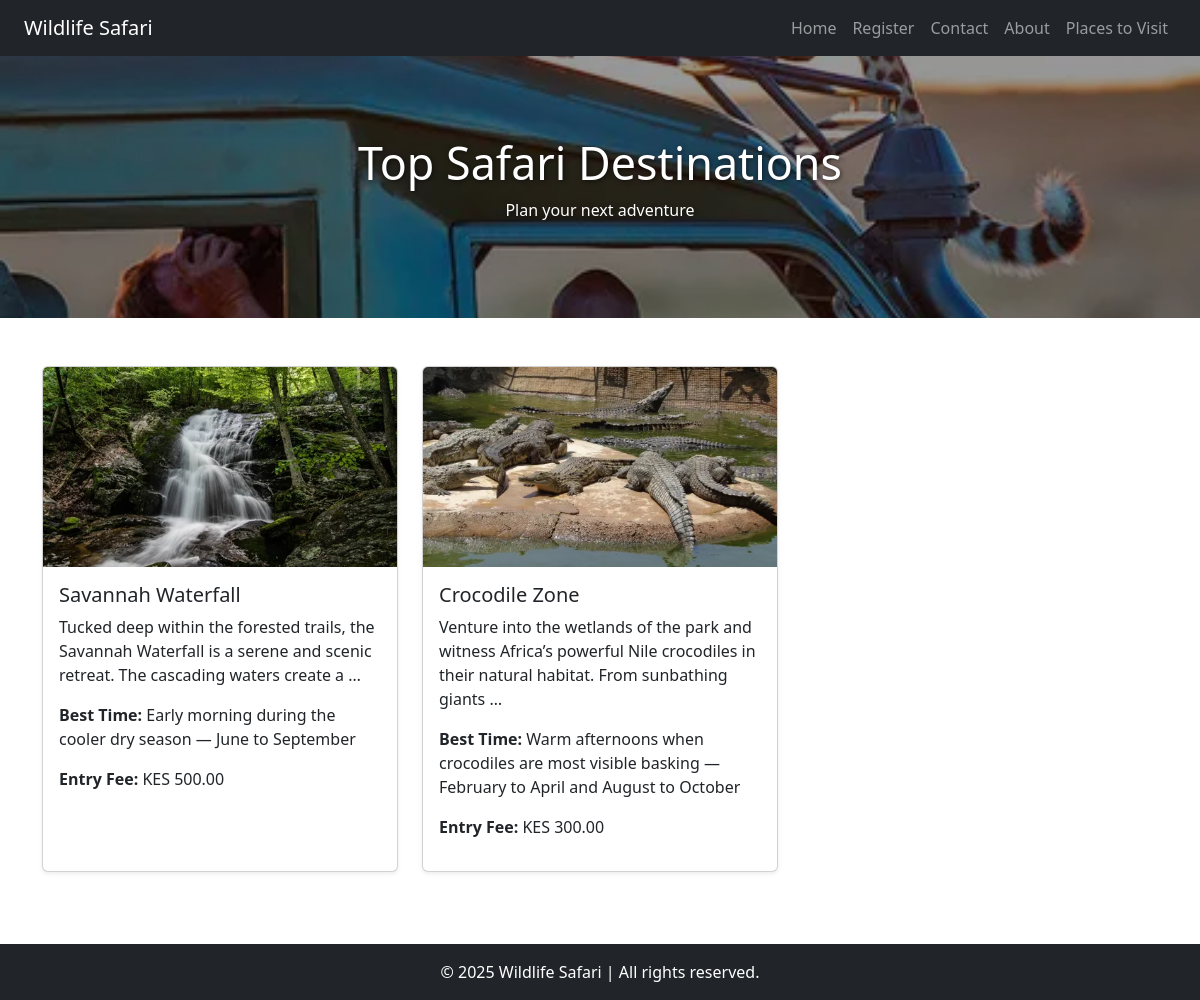
The app's page /places-to-visit/, older data.
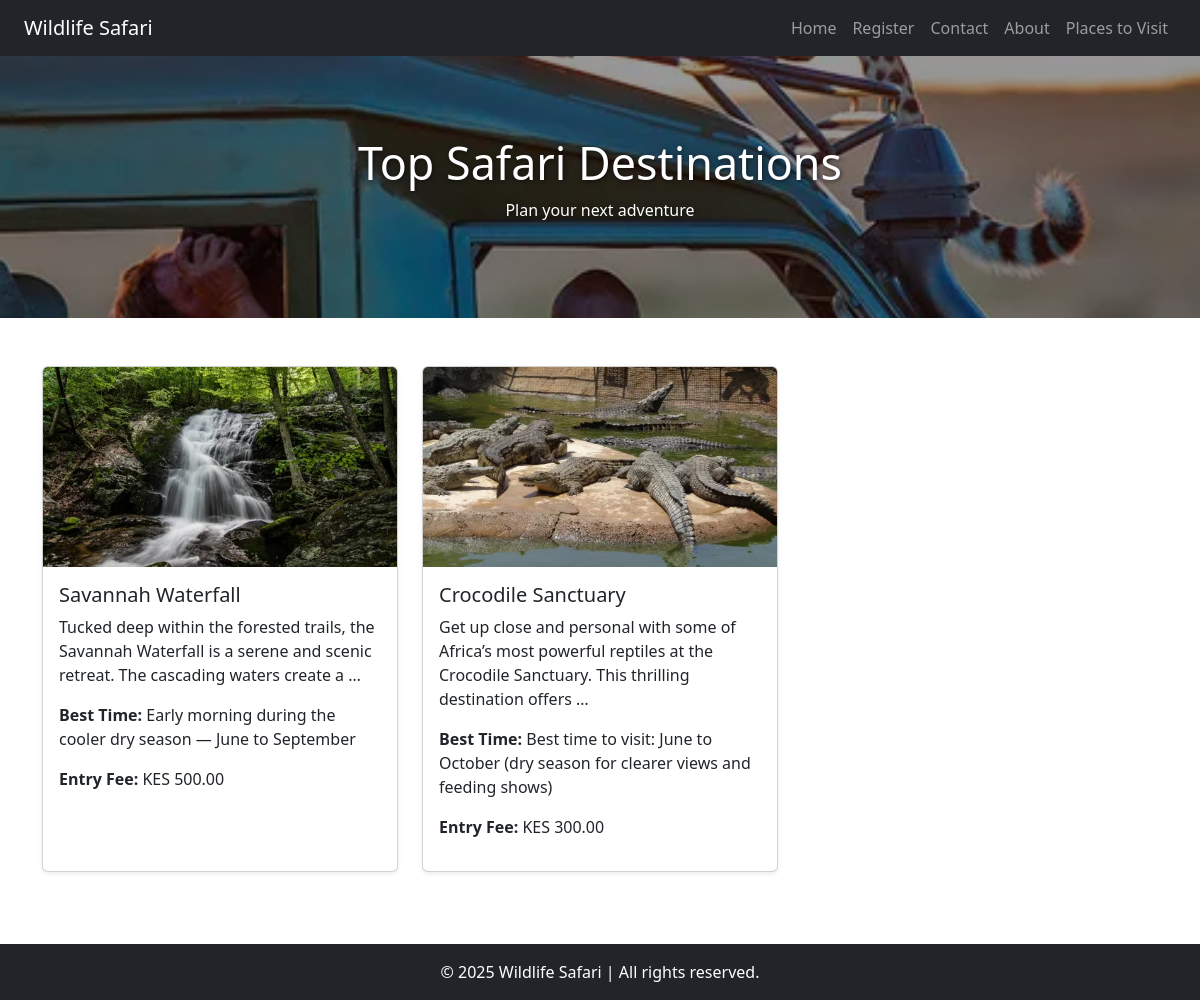
The same page, newer data.
### wildlife_safari_app/models.py (models this page shows, shortened)
class Place(models.Model):
    name = models.CharField(max_length=100)
    description = models.TextField()
    best_time_to_visit = models.CharField(max_length=100)
    entry_fee = models.DecimalField(max_digits=8, decimal_places=2, null=True, blank=True)
    image = models.ImageField(upload_to='places/', default='default.jpg')
    created_at = models.DateTimeField(auto_now_add=True)

### wildlife_safari_app/views.py (the view)
# urls.py: path('places-to-visit/', views.places_view, name='places'),
def places_view(request):
    places = Place.objects.all()
    return render(request, 'places_to_visit.html', {'places': places})

### wildlife_safari_app/templates/places_to_visit.html (shortened to what this page needs)
{% load static %}
<!DOCTYPE html>
<html lang="en">
<head>
    <link href="https://cdn.jsdelivr.net/npm/bootstrap@5.3.0/dist/css/bootstrap.min.css" rel="stylesheet">
</head>
<body>
    {% include 'navbar.html' %}
    <section class="places-header text-center">
        <div class="container">
            <h1>Top Safari Destinations</h1>
            <p>Plan your next adventure</p>
        </div>
    </section>
    <main class="container py-5">
        <div class="row">
            {% for place in places %}
            <div class="col-lg-4 col-md-6 mb-4">
                <div class="card h-100 shadow-sm">
                    {% if place.image %}
                    <img src="{{ place.image.url }}" class="card-img-top" alt="{{ place.name }}">
                    {% else %}
                    <img src="{% static 'default.jpg' %}" class="card-img-top" alt="No image">
                    {% endif %}
                    <div class="card-body">
                        <h5 class="card-title">{{ place.name }}</h5>
                        <p class="card-text">{{ place.description|truncatewords:20 }}</p>
                        <p><strong>Best Time:</strong> {{ place.best_time_to_visit }}</p>
                        {% if place.entry_fee %}
                        <p><strong>Entry Fee:</strong> KES {{ place.entry_fee }}</p>
                        {% endif %}
                    </div>
                </div>
            </div>
            {% empty %}
            <p class="text-center">No places available yet.</p>
            {% endfor %}
        </div>
    </main>
    <footer class="bg-dark text-white text-center py-3">
        &copy; 2025 Wildlife Safari | All rights reserved.
    </footer>
</body>
</html>

### wildlife_safari_app/templates/navbar.html (shortened to what this page needs)
<nav class="navbar navbar-expand-lg navbar-dark bg-dark px-4">
  <a class="navbar-brand" href="{% url 'home' %}">Wildlife Safari</a>
  <div class="collapse navbar-collapse" id="navbarNav">
    <ul class="navbar-nav ms-auto">
      <li class="nav-item">
        <a class="nav-link" href="{% url 'home' %}">Home</a>
      </li>
      <li class="nav-item">
        <a class="nav-link" href="{% url 'register' %}">Register</a>
      </li>
      <li class="nav-item">
        <a class="nav-link" href="{% url 'contact' %}">Contact</a>
      </li>
      <li class="nav-item">
        <a class="nav-link" href="{% url 'about' %}">About</a>
      </li>
      <li class="nav-item">
    <a class="nav-link" href="{% url 'places' %}">Places to Visit</a>
</li>
    </ul>
  </div>
</nav>

Row changes from the older to the newer data that the page shows:
removed Place: image (picture), name "Crocodile Zone", description "Venture into the wetlands of the park and witness Africa’s powerful Nile crocodiles in their natural habitat. From sunbathing giants …", best_time_to_visit "Warm afternoons when crocodiles are most visible basking — February to April and August to October", entry_fee "300.00"
added Place: image (picture), name "Crocodile Sanctuary", description "Get up close and personal with some of Africa’s most powerful reptiles at the Crocodile Sanctuary. This thrilling destination offers …", best_time_to_visit "Best time to visit: June to October (dry season for clearer views and feeding shows)", entry_fee "300.00"
